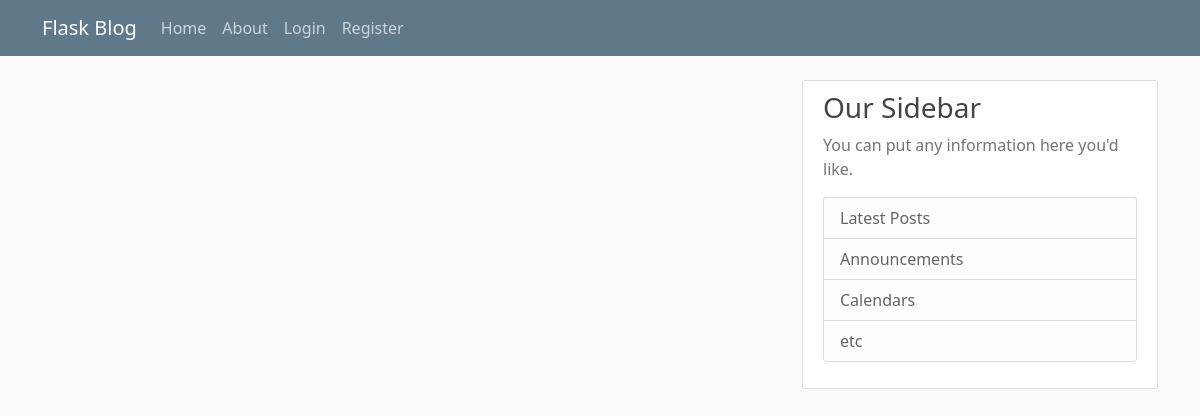
Before: / with the older database file.
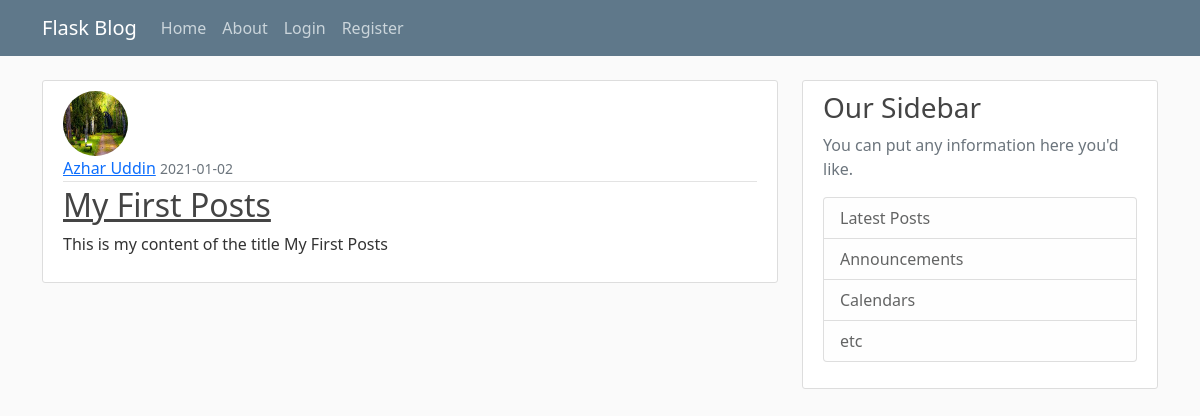
After: the same page with the newer database file.
### flaskblog/models.py (models this page shows, shortened)
class Posts(db.Model):
    id = db.Column(db.Integer, primary_key=True)
    title = db.Column(db.String(100), nullable=False)
    date_posted = db.Column(db.DateTime, nullable=False,
                            default=datetime.utcnow)
    content = db.Column(db.Text, nullable=False)
    user_id = db.Column(db.Integer, db.ForeignKey('user.id'), nullable=False)

class User(db.Model, UserMixin):
    id = db.Column(db.Integer, primary_key=True)
    username = db.Column(db.String(20), unique=True, nullable=False)
    email = db.Column(db.String(120), unique=True, nullable=False)
    image_file = db.Column(db.String(20), unique=False,
                           nullable=False, default='default.jpg')
    password = db.Column(db.String(60), unique=False, nullable=False)
    posts = db.relationship('Posts', backref='author', lazy=True)

### flaskblog/routes.py (the view)
@app.route('/')
def home():
    posts = Posts.query.all()
    return render_template('home.html', posts=posts)

### flaskblog/templates/home.html
{% extends "layout.html" %}
{% block content %}
{% for post in posts %}
<article class="media content-section">
    <img class="rounded-circle article-img" src="{{url_for('static',filename='img/'+post.author.image_file)}}">
    <div class="media-body">
        <div class="article-metadata">
            <a class="mr-2" href="#">{{ post.author.username }}</a>
            <small class="text-muted">{{ post.date_posted.strftime('%Y-%m-%d') }}</small>
        </div>
        <h2><a class="article-title" href="#">{{ post.title }}</a></h2>
        <p class="article-content">{{ post.content }}</p>
    </div>
</article>
{% endfor %}
{% endblock content %}

### flaskblog/templates/layout.html (shortened to what this page needs)
<html lang="en">
<head>
    <link href="https://cdn.jsdelivr.net/npm/bootstrap@5.0.0-beta1/dist/css/bootstrap.min.css" rel="stylesheet"
>
    <link rel="stylesheet" type="text/css" href="{{url_for('static', filename='main.css') }}">
</head>
<body>
    <header class="site-header">
        <nav class="navbar navbar-expand-md navbar-dark bg-steel fixed-top">
            <div class="container">
                <a class="navbar-brand mr-4" href="/">Flask Blog</a>
                <div class="collapse navbar-collapse" id="navbarToggle">
                    <div class="navbar-nav mr-auto">
                        <a class="nav-item nav-link" href="{{url_for('home')}}">Home</a>
                        <a class="nav-item nav-link" href="{{url_for('home')}}">About</a>
                    </div>
                    <div class="navbar-nav">
                        {% if current_user.is_authenticated %}
                        <a class="nav-item nav-link" href="{{url_for('new_post')}}">New Post</a>
                        <a class="nav-item nav-link" href="{{url_for('account')}}">Account</a>
                        <a class="nav-item nav-link" href="{{url_for('logout')}}">Logout</a>
                        {% else %}
                        <a class="nav-item nav-link" href="{{url_for('login')}}">Login</a>
                        <a class="nav-item nav-link" href="{{url_for('register')}}">Register</a>
                    {% endif %}
                    </div>
                </div>
            </div>
        </nav>
    </header>
    <main role="main" class="container">
        <div class="row">
            <div class="col-md-8">
                {% block content %}{% endblock %}
            </div>
            <div class="col-md-4">
                <div class="content-section">
                    <h3>Our Sidebar</h3>
                    <p class='text-muted'>You can put any information here you'd like.
                    <ul class="list-group">
                        <li class="list-group-item list-group-item-light">Latest Posts</li>
                        <li class="list-group-item list-group-item-light">Announcements</li>
                        <li class="list-group-item list-group-item-light">Calendars</li>
                        <li class="list-group-item list-group-item-light">etc</li>
                    </ul>
                    </p>
                </div>
            </div>
        </div>
    </main>
</body>
</html>

### flaskblog/static/main.css (style rules this page uses)
body { background: #fafafa; color: #333333; margin-top: 5rem; }
h1, h2, h3, h4, h5, h6 { color: #444444; }
.bg-steel { background-color: #5f788a; }
.site-header .navbar-nav .nav-link { color: #cbd5db; }
.content-section { background: #ffffff; padding: 10px 20px; border: 1px solid #dddddd; border-radius: 3px; margin-bottom: 20px; }
.article-title { color: #444444; }
.article-content { white-space: pre-line; }
.article-img { height: 65px; width: 65px; margin-right: 16px; }
.article-metadata { padding-bottom: 1px; margin-bottom: 4px; border-bottom: 1px solid #e3e3e3 }

Changed rows visible on the page:
added Posts: image_file (placeholder picture), author.username "Azhar Uddin", date_posted "2021-01-02", title "My First Posts", content "This is my content of the title My First Posts"
